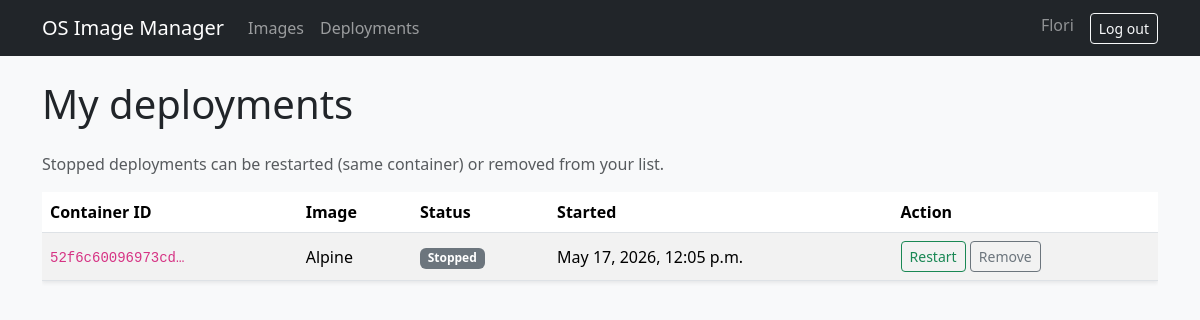
The page /deployments/ (signed in) on the database its author committed.
### deployments/models.py (models this page shows, shortened)
class Deployment(models.Model):
    owner = models.ForeignKey(User, on_delete=models.CASCADE)
    image = models.ForeignKey(OSImage, on_delete=models.CASCADE)
    container_id = models.CharField(max_length=255)
    status = models.CharField(max_length=50)
    created_at = models.DateTimeField(auto_now_add=True)

### images/models.py (models this page shows, shortened)
class OSImage(models.Model):
    owner = models.ForeignKey(User, on_delete=models.CASCADE)
    name = models.CharField(max_length=100)
    version = models.CharField(max_length=50)
    docker_image = models.CharField(max_length=100)
    description = models.TextField()
    created_at = models.DateTimeField(auto_now_add=True)

### deployments/views.py (the view)
# urls.py: path('', deployment_list, name='deployment_list'),
@login_required
def deployment_list(request):
    deployments = Deployment.objects.filter(owner=request.user).order_by('-created_at')
    return render(request, 'deployments/list.html', {'deployments': deployments})

### templates/deployments/list.html (shortened to what this page needs)
{% extends "base.html" %}
{% block content %}
<h1 class="mb-4">My deployments</h1>
<p class="text-muted">Stopped deployments can be restarted (same container) or removed from your list.</p>
{% if deployments %}
<div class="table-responsive">
<table class="table table-striped align-middle bg-white shadow-sm">
    <thead>
    <tr>
        <th>Container ID</th>
        <th>Image</th>
        <th>Status</th>
        <th>Started</th>
        <th>Action</th>
    </tr>
    </thead>
    <tbody>
    {% for deployment in deployments %}
    <tr>
        <td><code class="small">{{ deployment.container_id|truncatechars:16 }}</code></td>
        <td>{{ deployment.image.name }}</td>
        <td>
            {% if deployment.status == 'Running' %}
            <span class="badge text-bg-success">Running</span>
            {% else %}
            <span class="badge text-bg-secondary">Stopped</span>
            {% endif %}
        </td>
        <td>{{ deployment.created_at }}</td>
        <td class="text-nowrap">
            {% if deployment.status == 'Running' %}
            <a class="btn btn-outline-danger btn-sm" href="{% url 'stop_deployment' deployment.id %}">Stop</a>
            {% else %}
            <a class="btn btn-outline-success btn-sm" href="{% url 'restart_deployment' deployment.id %}">Restart</a>
            <a class="btn btn-outline-secondary btn-sm" href="{% url 'delete_deployment' deployment.id %}">Remove</a>
            {% endif %}
        </td>
    </tr>
    {% endfor %}
    </tbody>
</table>
</div>
{% else %}
<p class="text-muted">No deployments yet.</p>
{% endif %}
{% endblock %}

### templates/base.html (shortened to what this page needs)
<!DOCTYPE html>
<html lang="en">
<head>
    <link href="https://cdn.jsdelivr.net/npm/bootstrap@5.3.3/dist/css/bootstrap.min.css" rel="stylesheet">
</head>
<body class="bg-light">
<nav class="navbar navbar-expand-lg navbar-dark bg-dark mb-4">
    <div class="container">
        <a class="navbar-brand" href="{% url 'image_list' %}">OS Image Manager</a>
        <div class="collapse navbar-collapse" id="navbarNav">
            <ul class="navbar-nav me-auto">
                {% if user.is_authenticated %}
                    <li class="nav-item"><a class="nav-link" href="{% url 'image_list' %}">Images</a></li>
                    <li class="nav-item"><a class="nav-link" href="{% url 'deployment_list' %}">Deployments</a></li>
                {% endif %}
            </ul>
            <ul class="navbar-nav">
                {% if user.is_authenticated %}
                    <li class="nav-item"><span class="navbar-text text-white-50 me-3">{{ user.username }}</span></li>
                    <li class="nav-item">
                        <form method="post" action="{% url 'logout' %}" class="d-inline">
                            <button type="submit" class="btn btn-outline-light btn-sm">Log out</button>
                        </form>
                    </li>
                {% else %}
                    <li class="nav-item"><a class="nav-link" href="{% url 'login' %}">Log in</a></li>
                    <li class="nav-item"><a class="nav-link" href="{% url 'register' %}">Register</a></li>
                {% endif %}
            </ul>
        </div>
    </div>
</nav>
<div class="container pb-5">
    {% block content %}{% endblock %}
</div>
</body>
</html>

### rows shown on the page
Deployment: container_id "52f6c60096973cd…", image.name "Alpine", status "Stopped", created_at "May 17, 2026, 12:05 p.m."

### other values the page prints
{{ user.username }} "Flori"
